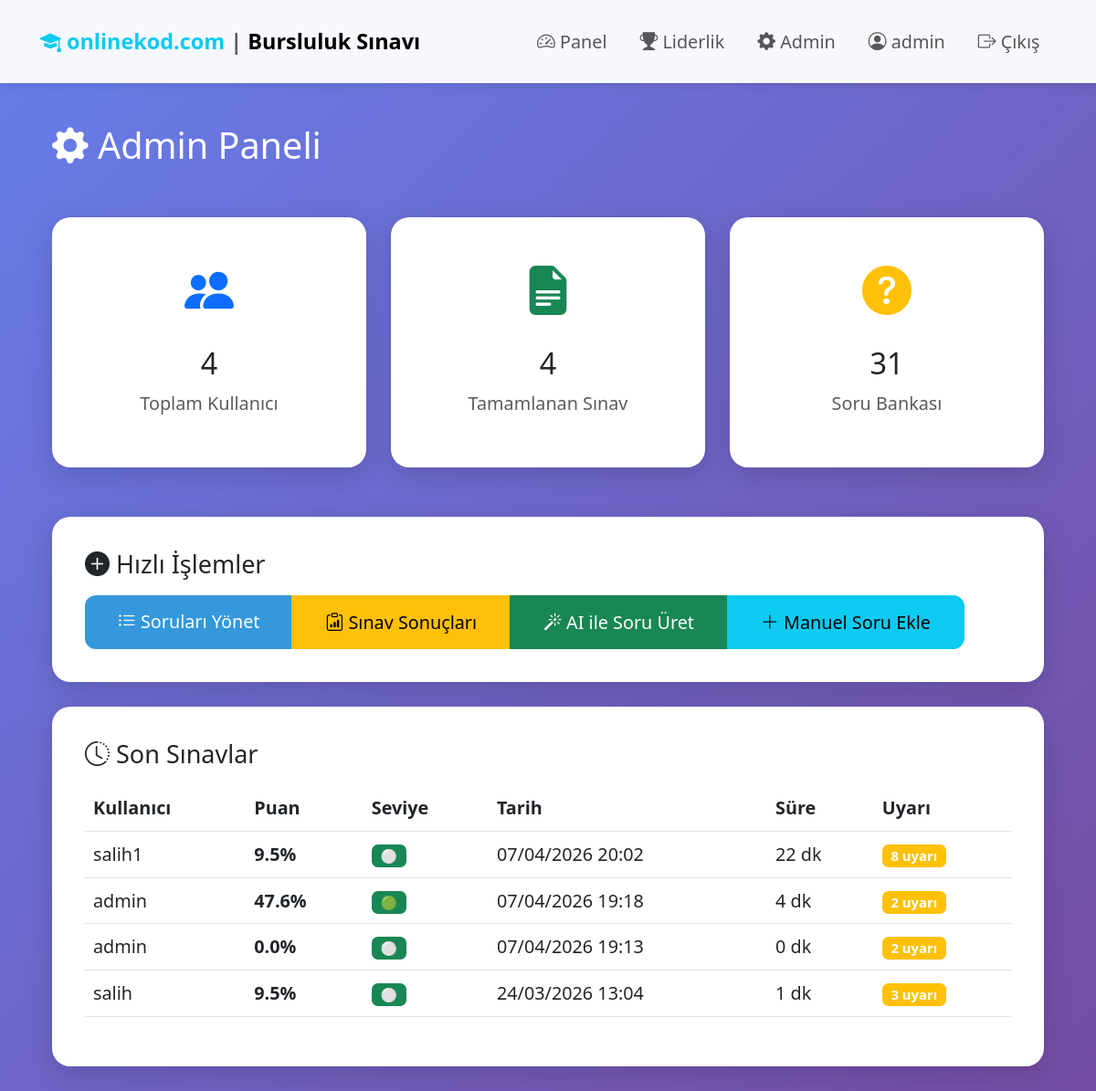
The page /admin/ (signed in) on the database its author committed.
### models.py (models this page shows, shortened)
class User(UserMixin, db.Model):
    id = db.Column(db.Integer, primary_key=True)
    username = db.Column(db.String(80), unique=True, nullable=False)
    email = db.Column(db.String(120), unique=True, nullable=False)
    phone_number = db.Column(db.String(20), nullable=True)
    password_hash = db.Column(db.String(255), nullable=True)  # Nullable for OAuth users
    google_id = db.Column(db.String(255), unique=True, nullable=True)  # Google OAuth ID
    created_at = db.Column(db.DateTime, default=datetime.utcnow)
    is_admin = db.Column(db.Boolean, default=False)
    coding_knowledge = db.Column(db.String(20), default='unknown')  # 'none', 'beginner', 'intermediate', 'advanced', 'unknown'
    exam_attempts = db.relationship('ExamAttempt', backref='user', lazy=True, cascade='all, delete-orphan')

class ExamAttempt(db.Model):
    id = db.Column(db.Integer, primary_key=True)
    user_id = db.Column(db.Integer, db.ForeignKey('user.id'), nullable=False)
    start_time = db.Column(db.DateTime, default=datetime.utcnow)
    end_time = db.Column(db.DateTime)
    score = db.Column(db.Float, default=0)
    max_score = db.Column(db.Float, default=100)
    completed = db.Column(db.Boolean, default=False)
    tab_switches = db.Column(db.Integer, default=0)
    exam_level = db.Column(db.String(20), default='unknown')  # none, beginner, intermediate, advanced
    answers = db.relationship('Answer', backref='exam_attempt', lazy=True, cascade='all, delete-orphan')
    def get_level(self):
        if self.score >= 90:
            return 'advanced'
        elif self.score >= 70:
            return 'intermediate'
        elif self.score >= 40:
            return 'beginner'
        return 'none'
    def get_level_emoji(self):
        level = self.get_level()
        emojis = {
            'advanced': '🔴',
            'intermediate': '🟡',
            'beginner': '🟢',
            'none': '⚪'
        }
        return emojis.get(level, '⚪')

### routes/admin.py (the view)
@admin_bp.route('/')
@login_required
@admin_required
def admin_panel():
    total_users = User.query.count()
    total_exams = ExamAttempt.query.filter_by(completed=True).count()
    total_questions = Question.query.count()
    recent_exams = ExamAttempt.query.filter_by(completed=True).order_by(
        ExamAttempt.end_time.desc()
    ).limit(10).all()
    return render_template('admin/panel.html',
                         total_users=total_users,
                         total_exams=total_exams,
                         total_questions=total_questions,
                         recent_exams=recent_exams)

### routes/admin.py (called while the page is built)
def admin_required(f):
    @wraps(f)
    def decorated_function(*args, **kwargs):
        if not current_user.is_authenticated or not current_user.is_admin:
            flash('Bu sayfaya erişim yetkiniz yok.', 'danger')
            return redirect(url_for('main.dashboard'))
        return f(*args, **kwargs)
    return decorated_function

### templates/admin/panel.html (shortened to what this page needs)
{% extends "base.html" %}
{% block content %}
<div class="row mb-4">
    <div class="col-md-12">
        <h2 class="text-white">
            <i class="bi bi-gear-fill"></i> Admin Paneli
        </h2>
    </div>
</div>
<div class="row g-4 mb-4">
    <div class="col-md-4">
        <div class="card text-center">
            <div class="card-body">
                <i class="bi bi-people-fill text-primary" style="font-size: 3rem;"></i>
                <h3 class="mt-3">{{ total_users }}</h3>
                <p class="text-muted">Toplam Kullanıcı</p>
            </div>
        </div>
    </div>
    <div class="col-md-4">
        <div class="card text-center">
            <div class="card-body">
                <i class="bi bi-file-earmark-text-fill text-success" style="font-size: 3rem;"></i>
                <h3 class="mt-3">{{ total_exams }}</h3>
                <p class="text-muted">Tamamlanan Sınav</p>
            </div>
        </div>
    </div>
    <div class="col-md-4">
        <div class="card text-center">
            <div class="card-body">
                <i class="bi bi-question-circle-fill text-warning" style="font-size: 3rem;"></i>
                <h3 class="mt-3">{{ total_questions }}</h3>
                <p class="text-muted">Soru Bankası</p>
            </div>
        </div>
    </div>
</div>
<div class="row">
    <div class="col-md-12">
        <div class="card mb-4">
            <div class="card-body">
                <h4 class="mb-3">
                    <i class="bi bi-plus-circle-fill"></i> Hızlı İşlemler
                </h4>
                <div class="btn-group" role="group">
                    <a href="{{ url_for('admin.questions') }}" class="btn btn-primary">
                        <i class="bi bi-list-ul"></i> Soruları Yönet
                    </a>
                    <a href="{{ url_for('admin.exam_results') }}" class="btn btn-warning">
                        <i class="bi bi-clipboard-data"></i> Sınav Sonuçları
                    </a>
                    <button type="button" class="btn btn-success" data-bs-toggle="modal" data-bs-target="#aiGenerateModal">
                        <i class="bi bi-magic"></i> AI ile Soru Üret
                    </button>
                    <button type="button" class="btn btn-info" data-bs-toggle="modal" data-bs-target="#addQuestionModal">
                        <i class="bi bi-plus-lg"></i> Manuel Soru Ekle
                    </button>
                </div>
            </div>
        </div>
        <div class="card">
            <div class="card-body">
                <h4 class="mb-3">
                    <i class="bi bi-clock-history"></i> Son Sınavlar
                </h4>
                {% if recent_exams %}
                <div class="table-responsive">
                    <table class="table table-hover">
                        <thead>
                            <tr>
                                <th>Kullanıcı</th>
                                <th>Puan</th>
                                <th>Seviye</th>
                                <th>Tarih</th>
                                <th>Süre</th>
                                <th>Uyarı</th>
                            </tr>
                        </thead>
                        <tbody>
                            {% for exam in recent_exams %}
                            <tr>
                                <td>{{ exam.user.username }}</td>
                                <td><strong>{{ "%.1f"|format(exam.score) }}%</strong></td>
                                <td>
                                    <span class="badge bg-{{ 'danger' if exam.get_level() == 'advanced' else 'warning' if exam.get_level() == 'intermediate' else 'success' }}">
                                        {{ exam.get_level_emoji() }}
                                    </span>
                                </td>
                                <td>{{ exam.end_time.strftime('%d/%m/%Y %H:%M') }}</td>
                                <td>{{ ((exam.end_time - exam.start_time).seconds // 60) }} dk</td>
                                <td>
                                    {% if exam.tab_switches > 0 %}
                                        <span class="badge bg-warning">{{ exam.tab_switches }} uyarı</span>
                                    {% else %}
                                        <span class="badge bg-success">Temiz</span>
                                    {% endif %}
                                </td>
                            </tr>
                            {% endfor %}
                        </tbody>
                    </table>
                </div>
                {% else %}
                <p class="text-muted text-center">Henüz tamamlanmış sınav yok.</p>
                {% endif %}
            </div>
        </div>
    </div>
</div>
{% endblock %}

### templates/base.html (shortened to what this page needs)
<!DOCTYPE html>
<html lang="tr">
<head>
    <link href="https://cdn.jsdelivr.net/npm/bootstrap@5.3.0/dist/css/bootstrap.min.css" rel="stylesheet">
    <link rel="stylesheet" href="https://cdn.jsdelivr.net/npm/bootstrap-icons@1.11.0/font/bootstrap-icons.css">
</head>
<body>
    <nav class="navbar navbar-expand-lg navbar-light bg-light">
        <div class="container">
            <a class="navbar-brand fw-bold" href="{{ url_for('main.index') }}">
                <i class="bi bi-mortarboard-fill text-info"></i> <span class="text-info">onlinekod.com</span> <span class="text-muted">|</span> Bursluluk Sınavı
            </a>
            <div class="collapse navbar-collapse" id="navbarNav">
                <ul class="navbar-nav ms-auto">
                    {% if current_user.is_authenticated %}
                        <li class="nav-item">
                            <a class="nav-link" href="{{ url_for('main.dashboard') }}">
                                <i class="bi bi-speedometer2"></i> Panel
                            </a>
                        </li>
                        {% if current_user.is_admin %}
                        <li class="nav-item">
                            <a class="nav-link" href="{{ url_for('main.leaderboard') }}">
                                <i class="bi bi-trophy-fill"></i> Liderlik
                            </a>
                        </li>
                        <li class="nav-item">
                            <a class="nav-link" href="{{ url_for('admin.admin_panel') }}">
                                <i class="bi bi-gear-fill"></i> Admin
                            </a>
                        </li>
                        {% endif %}
                        <li class="nav-item">
                            <span class="nav-link">
                                <i class="bi bi-person-circle"></i> {{ current_user.username }}
                            </span>
                        </li>
                        <li class="nav-item">
                            <a class="nav-link" href="{{ url_for('auth.logout') }}">
                                <i class="bi bi-box-arrow-right"></i> Çıkış
                            </a>
                        </li>
                    {% endif %}
                </ul>
            </div>
        </div>
    </nav>
    <div class="container container-main">
        {% block content %}{% endblock %}
    </div>
</body>
</html>

### templates/base.html (style rules this page uses)
:root { --primary-color: #3498db; --secondary-color: #2c3e50; --success-color: #27ae60; --warning-color: #f39c12; --danger-color: #e74c3c; }
* { box-sizing: border-box; }
html { font-size: 18px; }
body { font-family: 'Segoe UI', Tahoma, Geneva, Verdana, sans-serif; background: linear-gradient(135deg, #667eea 0%, #764ba2 100%); min-height: 100vh; font-size: 1.1rem; line-height: 1.6; }
.navbar { background: rgba(255, 255, 255, 0.95) !important; box-shadow: 0 2px 10px rgba(0,0,0,0.1); padding: 1rem 0; }
.navbar-brand { font-size: 1.3rem; padding: 0.5rem 0; }
.navbar-nav .nav-link { font-size: 1.1rem; padding: 0.6rem 1rem !important; }
.container-main { margin-top: 2.5rem; margin-bottom: 2.5rem; padding: 0 1.5rem; }
.card { border: none; border-radius: 20px; box-shadow: 0 8px 30px rgba(0,0,0,0.15); transition: transform 0.3s, box-shadow 0.3s; margin-bottom: 1.5rem; }
.card-body { padding: 2rem; }
.btn { font-size: 1.1rem; padding: 0.75rem 2rem; border-radius: 12px; font-weight: 500; transition: all 0.3s; }
.btn-primary { background-color: var(--primary-color); border: none; }
h2 { font-size: 2.2rem; margin-bottom: 1.5rem; }
h3 { font-size: 1.8rem; }
h4 { font-size: 1.5rem; }

### rows shown on the page
User: username "admin"
ExamAttempt: user.username "salih1", score "9.5", get_level_emoji "⚪", end_time "07/04/2026 20:02", ((exam.end_time-exam.start_time).seconds//60) "22", tab_switches "8"
ExamAttempt: user.username "admin", score "47.6", get_level_emoji "🟢", end_time "07/04/2026 19:18", ((exam.end_time-exam.start_time).seconds//60) "4", tab_switches "2"
ExamAttempt: user.username "admin", score "0.0", get_level_emoji "⚪", end_time "07/04/2026 19:13", ((exam.end_time-exam.start_time).seconds//60) "0", tab_switches "2"
ExamAttempt: user.username "salih", score "9.5", get_level_emoji "⚪", end_time "24/03/2026 13:04", ((exam.end_time-exam.start_time).seconds//60) "1", tab_switches "3"

### other values the page prints
{{ total_users }} "4"
{{ total_exams }} "4"
{{ total_questions }} "31"
